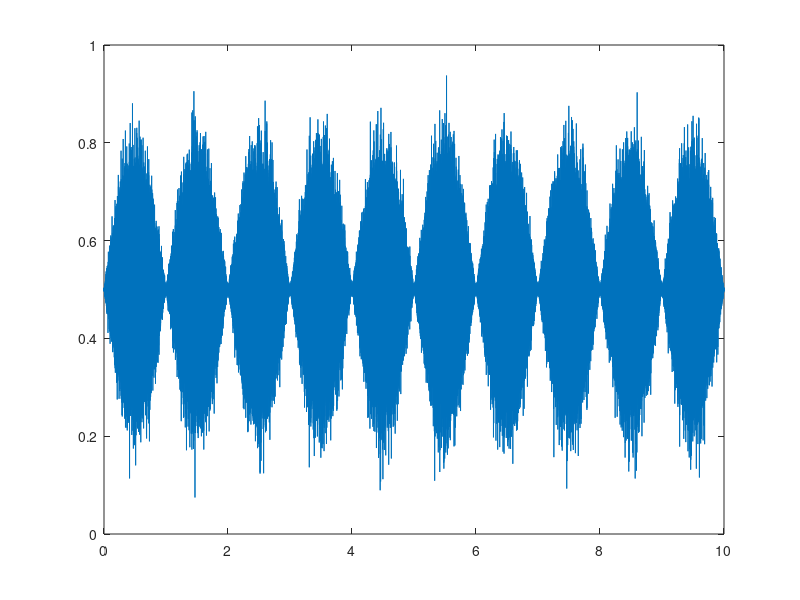

Source code (MATLAB):
clear; clc;
duration = 10; % sec

fs = 48e3;
t = (1/fs:1/fs:duration)';
y = wgn(length(t), 1, 10*log10(0.01));

f = 0.5;
y2 = y .* sin(2*pi*f*t) + 0.5;

% playAudio(y2, fs);

figure;
plot(t, y2);

audiowrite('..\..\sounds\AM.wav', y2, fs);